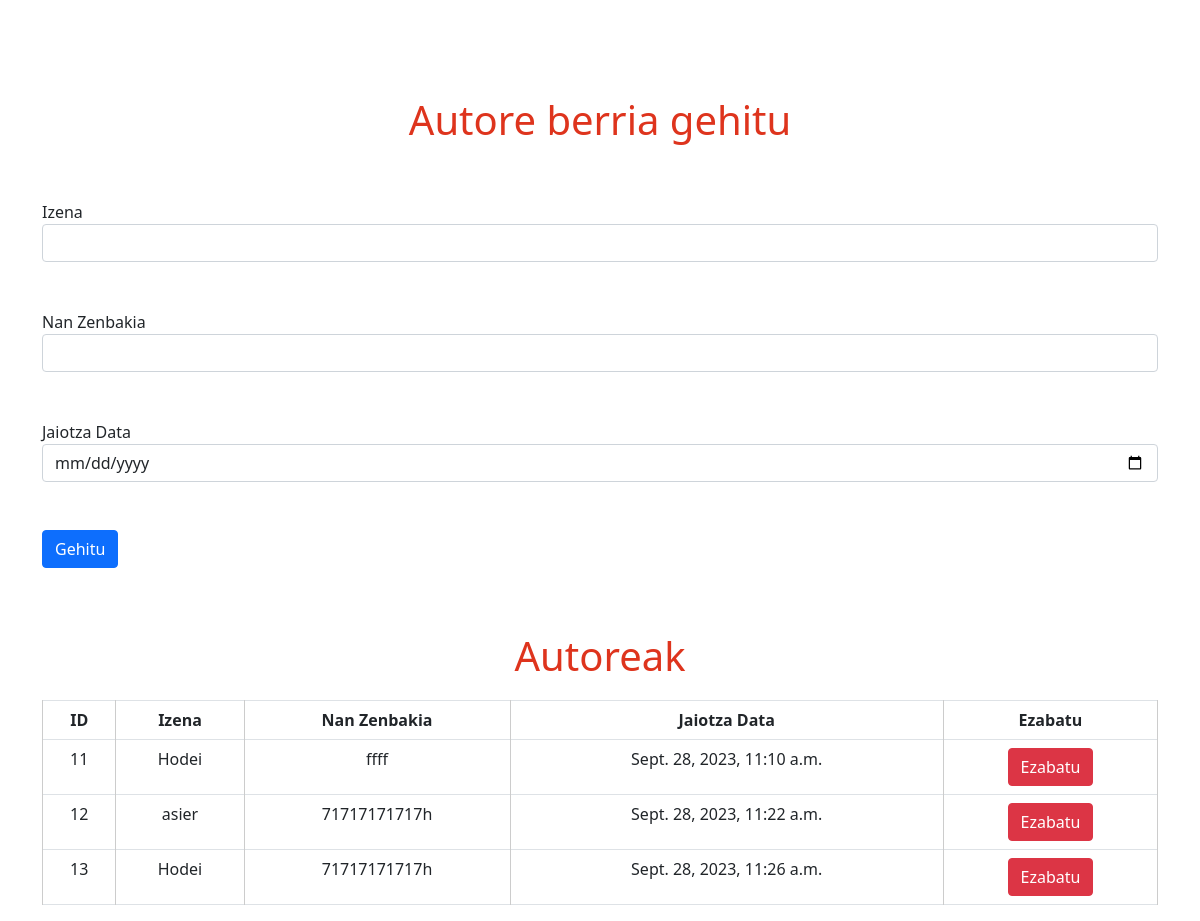
Page /add_autore/ on the earlier database version.
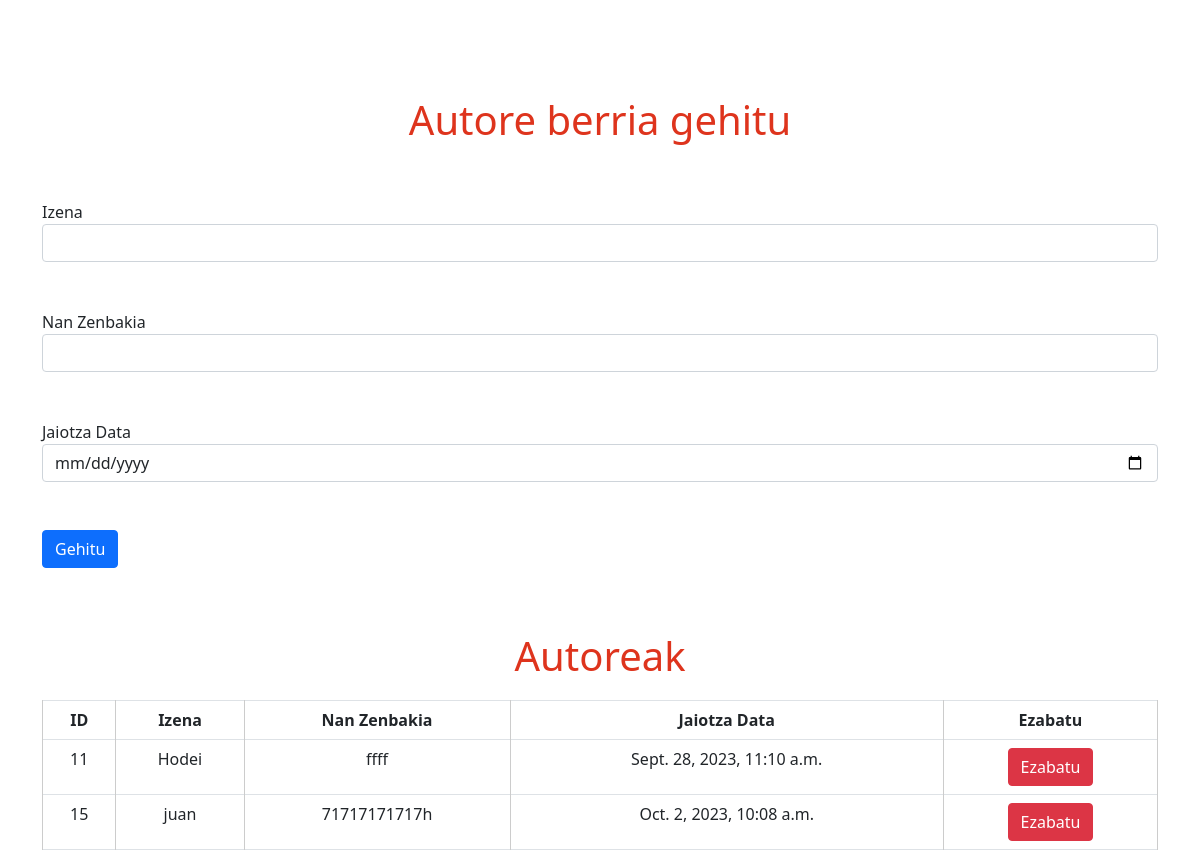
Same page on the later database version.
### liburutegia/models.py (models this page shows, shortened)
class Autoreak(models.Model):
    izena = models.CharField(max_length=100)
    nanZenbakia = models.CharField(max_length=100)
    jaiotzaData = models.DateTimeField(auto_now_add=True)

### liburutegia/views.py (the view)
# urls.py: path('add_autore/', views.add_autore, name='add_autore'),
def add_autore(request):
    autoreak = Autoreak.objects.all()
    return render(request, 'add_autore.html', {'autoreak': autoreak})

### liburutegia/templates/add_autore.html (shortened to what this page needs)
{% extends 'base.html' %}
{% block content %}
<div class="container mt-5">
    <h1 class="text-center">Autore berria gehitu</h1>
    <br><br>
    <form action="/add_autoreak/" method="post">
        <div class="form-group">
            <label for="izena">Izena</label>
            <input type="text" class="form-control" id="izena" name="izena" required>
        </div>
        <br><br>
        <div class="form-group">
            <label for="nanZenbakia">Nan Zenbakia</label>
            <input type="text" class="form-control" id="nanZenbakia" name="nanZenbakia" required>
        </div>
        <br><br>
        <div class="form-group">
            <label for="jaiotzaData">Jaiotza Data</label>
            <input type="date" class="form-control" id="jaiotzaData" name="jaiotzaData" required>
        </div>
        <br><br>
        <button type="submit" class="btn btn-primary">Gehitu</button>
    </form>
    <br><br>
    <h1>Autoreak</h1>
    <table class="table table-bordered">
        <thead>
            <tr>
                <th>ID</th>
                <th>Izena</th>
                <th>Nan Zenbakia</th>
                <th>Jaiotza Data</th>
                <th>Ezabatu</th>
            </tr>
        </thead>
        <tbody>
            {% for autore in autoreak %}
            <tr>
                <td>{{ autore.id }}</td>
                <td>{{ autore.izena }}</td>
                <td>{{ autore.nanZenbakia }}</td>
                <td>{{ autore.jaiotzaData }}</td>
                <td><a href="/ezabatu_autore/{{ autore.id }}" class="btn btn-danger">Ezabatu</a></td>
            </tr>
            {% endfor %}
        </tbody>
    </table>
</div>
{% endblock content %}

Differences in the rows shown:
removed Autoreak: id "12", izena "asier", nanZenbakia "71717171717h", jaiotzaData "Sept. 28, 2023, 11:22 a.m."
removed Autoreak: id "13", izena "Hodei", nanZenbakia "71717171717h", jaiotzaData "Sept. 28, 2023, 11:26 a.m."
added Autoreak: id "15", izena "juan", nanZenbakia "71717171717h", jaiotzaData "Oct. 2, 2023, 10:08 a.m."
